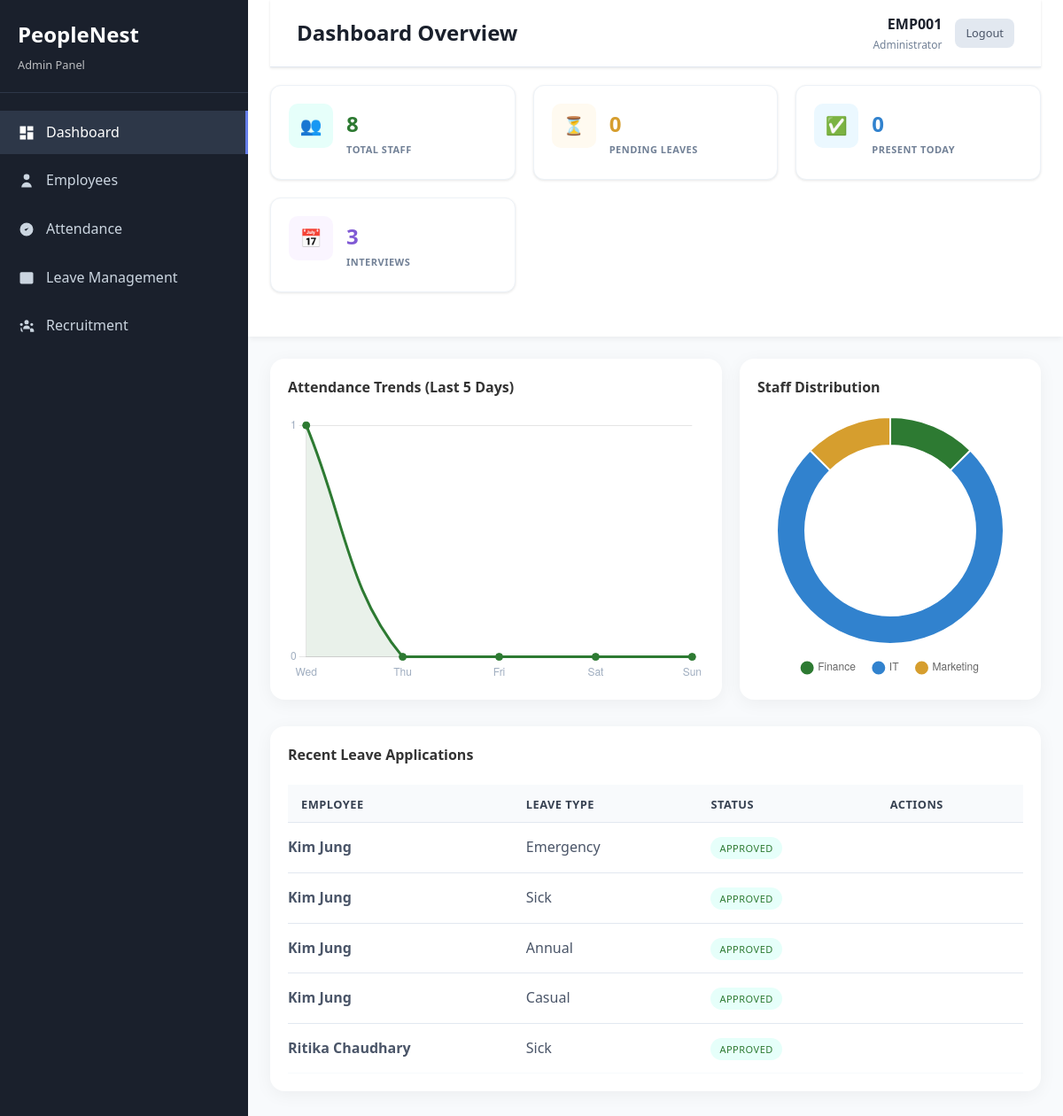
/admin-dashboard.php (signed in), run on the app's committed database.
### tables this page shows
CREATE TABLE `leave_requests` (
  `id` int(11) NOT NULL,
  `employee_id` int(11) NOT NULL,
  `leave_type` enum('sick','casual','annual','maternity','emergency') NOT NULL,
  `start_date` date NOT NULL,
  `end_date` date NOT NULL,
  `days_requested` int(11) NOT NULL,
  `reason` text NOT NULL,
  `status` enum('pending','approved','rejected') DEFAULT 'pending',
  `approved_by` int(11) DEFAULT NULL,
  `approved_at` timestamp NULL DEFAULT NULL,
  `rejection_reason` text DEFAULT NULL,
  `created_at` timestamp NOT NULL DEFAULT current_timestamp(),
  `updated_at` timestamp NOT NULL DEFAULT current_timestamp() ON UPDATE current_timestamp()
);

CREATE TABLE `employees` (
  `id` int(11) NOT NULL,
  `user_id` int(11) DEFAULT NULL,
  `employee_id` varchar(20) NOT NULL,
  `first_name` varchar(50) NOT NULL,
  `last_name` varchar(50) NOT NULL,
  `leave_balance` int(11) DEFAULT 20,
  `email` varchar(100) NOT NULL,
  `phone` varchar(15) DEFAULT NULL,
  `department` varchar(50) NOT NULL,
  `designation` varchar(50) NOT NULL,
  `hire_date` date NOT NULL,
  `salary` decimal(10,2) DEFAULT NULL,
  `status` enum('active','inactive') DEFAULT 'active',
  `created_at` timestamp NOT NULL DEFAULT current_timestamp(),
  `updated_at` timestamp NOT NULL DEFAULT current_timestamp() ON UPDATE current_timestamp(),
  `sick_balance` int(11) DEFAULT 10,
  `casual_balance` int(11) DEFAULT 7,
  `annual_balance` int(11) DEFAULT 15,
  `maternity_balance` int(11) DEFAULT 90,
  `emergency_balance` int(11) DEFAULT 3
);

### admin-dashboard.php (the view, shortened to what this page needs)
<?php
$database = new Database();
$conn = $database->getConnection();
$stats = [];
$stats['total_employees'] = $conn->query("SELECT COUNT(*) FROM employees WHERE status = 'active'")->fetchColumn();
$stats['pending_leaves'] = $conn->query("SELECT COUNT(*) FROM leave_requests WHERE status = 'pending'")->fetchColumn();
$stats['today_present'] = $conn->query("SELECT COUNT(*) FROM attendance WHERE date = CURDATE() AND status = 'present'")->fetchColumn();
$stats['scheduled_interviews'] = $conn->query("SELECT COUNT(*) FROM candidates WHERE status = 'interview_scheduled'")->fetchColumn();
$recent_leaves = $conn->query("SELECT lr.*, e.first_name, e.last_name, e.employee_id FROM leave_requests lr JOIN employees e ON lr.employee_id = e.id ORDER BY lr.created_at DESC LIMIT 5")->fetchAll(PDO::FETCH_ASSOC);
$attendance_counts = [];
$attendance_days = [];
for ($i = 4; $i >= 0; $i--) {
    $date = date('Y-m-d', strtotime("-$i days"));
    $query = "SELECT COUNT(*) as count FROM attendance WHERE date = :date AND status = 'present'";
    $stmt = $conn->prepare($query);
    $stmt->execute(['date' => $date]);
    $attendance_counts[] = (int)$stmt->fetch(PDO::FETCH_ASSOC)['count'];
    $attendance_days[] = date('D', strtotime($date));
}
$query = "SELECT department, COUNT(*) as count FROM employees WHERE status = 'active' GROUP BY department";
$stmt = $conn->prepare($query);
$stmt->execute();
$dept_results = $stmt->fetchAll(PDO::FETCH_ASSOC);
$dept_labels = array_column($dept_results, 'department');
$dept_counts = array_column($dept_results, 'count');
?>
<!DOCTYPE html>
<html lang="en">
<head>
    <link rel="stylesheet" href="assets/css/style.css">
</head>
<body>
    <div class="dashboard-layout">
        <?php include 'includes/admin-sidebar.php'; ?>
        <div class="main-content">
            <div class="sticky-header-part">
                <div class="top-bar" style="display: flex; justify-content: space-between; align-items: center; padding-top: 15px;">
                    <h1 class="page-title" style="margin: 0;">Dashboard Overview</h1>
                    <div class="user-menu" style="display: flex; align-items: center; gap: 15px;">
                        <div class="user-info" style="text-align: right;">
                        <div class="user-name" style="font-weight: bold;"><?php echo htmlspecialchars($_SESSION['full_name'] ?? $_SESSION['emp_id']); ?></div>
                            <div class="user-role" style="font-size: 12px; color: #718096;">Administrator</div>
                        </div>
                        <a href="logout.php" class="btn btn-secondary btn-sm">Logout</a>
                    </div>
                </div>
                <div class="stats-grid">
                    <div class="stat-card">
                        <div class="stat-icon" style="background: var(--pn-light-green); color: var(--pn-green);">👥</div>
                        <div>
                            <div class="stat-number" style="color: var(--pn-green);"><?php echo $stats['total_employees']; ?></div>
                            <div class="stat-label">Total Staff</div>
                        </div>
                    </div>
                    <div class="stat-card">
                        <div class="stat-icon" style="background: var(--pn-light-yellow); color: var(--pn-yellow);">⏳</div>
                        <div>
                            <div class="stat-number" style="color: var(--pn-yellow);"><?php echo $stats['pending_leaves']; ?></div>
                            <div class="stat-label">Pending Leaves</div>
                        </div>
                    </div>
                    <div class="stat-card">
                        <div class="stat-icon" style="background: var(--pn-light-blue); color: var(--pn-blue);">✅</div>
                        <div>
                            <div class="stat-number" style="color: var(--pn-blue);"><?php echo $stats['today_present']; ?></div>
                            <div class="stat-label">Present Today</div>
                        </div>
                    </div>
                    <div class="stat-card">
                        <div class="stat-icon" style="background: var(--pn-light-purple); color: var(--pn-purple);">📅</div>
                        <div>
                            <div class="stat-number" style="color: var(--pn-purple);"><?php echo $stats['scheduled_interviews']; ?></div>
                            <div class="stat-label">Interviews</div>
                        </div>
                    </div>
                </div>
            </div>
            <div class="scrollable-content">
                <div class="analytics-container">
                    <div class="chart-card">
                        <h3 style="margin-top: 0; margin-bottom: 20px; font-size: 16px;">Attendance Trends (Last 5 Days)</h3>
                        <div style="height: 300px;">
                            <canvas id="attendanceChart"></canvas>
                        </div>
                    </div>
                    <div class="chart-card">
                        <h3 style="margin-top: 0; margin-bottom: 20px; font-size: 16px;">Staff Distribution</h3>
                        <div style="height: 300px;">
                            <canvas id="deptChart"></canvas>
                        </div>
                    </div>
                </div>
                <div class="card" style="background: #fff; border-radius: 16px; box-shadow: var(--card-shadow); padding: 20px;">
                    <h3 style="margin-top: 0; margin-bottom: 20px; font-size: 16px;">Recent Leave Applications</h3>
                    <table class="table" style="width: 100%; border-collapse: collapse;">
                        <thead>
                            <tr style="text-align: left; border-bottom: 1px solid #edf2f7; color: #718096; font-size: 12px; text-transform: uppercase;">
                                <th style="padding-bottom: 10px;">Employee</th>
                                <th style="padding-bottom: 10px;">Leave Type</th>
                                <th style="padding-bottom: 10px;">Status</th>
                                <th style="padding-bottom: 10px;">Actions</th>
                            </tr>
                        </thead>
                        <tbody>
                            <?php foreach ($recent_leaves as $leave): ?>
                            <tr style="border-bottom: 1px solid #f7fafc;">
                                <td style="padding: 15px 0;"><strong><?php echo htmlspecialchars($leave['first_name'] . ' ' . $leave['last_name']); ?></strong></td>
                                <td><?php echo ucfirst($leave['leave_type']); ?></td>
                                <td><span class="badge" style="padding: 5px 10px; border-radius: 20px; font-size: 11px; background: <?php echo $leave['status'] === 'pending' ? '#fffaf0' : '#e6fffa'; ?>; color: <?php echo $leave['status'] === 'pending' ? '#d69e2e' : '#2d7a32'; ?>;"><?php echo ucfirst($leave['status']); ?></span></td>
                                <td>
                                </td>
                            </tr>
                            <?php endforeach; ?>
                        </tbody>
                    </table>
                </div>
            </div>
        </div>
    </div>
    <script>
        // Line Chart
        const attCtx = document.getElementById('attendanceChart').getContext('2d');
        new Chart(attCtx, {
            type: 'line',
            data: {
                labels: <?php echo json_encode($attendance_days); ?>,
                datasets: [{
                    label: 'Present',
                    data: <?php echo json_encode($attendance_counts); ?>,
                    borderColor: '#2d7a32',
                    backgroundColor: 'rgba(45, 122, 50, 0.1)',
                    fill: true,
                    tension: 0.4,
                    pointRadius: 4,
                    pointBackgroundColor: '#2d7a32'
                }]
            },
            options: {
                responsive: true, maintainAspectRatio: false,
                plugins: { legend: { display: false } },
                scales: {
                    y: { beginAtZero: true, ticks: { stepSize: 1, color: '#a0aec0' }, grid: { borderDash: [5, 5] } },
                    x: { grid: { display: false }, ticks: { color: '#a0aec0' } }
                }
            }
        });
        // Donut Chart
        const deptCtx = document.getElementById('deptChart').getContext('2d');
        new Chart(deptCtx, {
            type: 'doughnut',
            data: {
                labels: <?php echo json_encode($dept_labels); ?>,
                datasets: [{
                    data: <?php echo json_encode($dept_counts); ?>,
                    backgroundColor: ['#2d7a32', '#3182ce', '#d69e2e', '#805ad5', '#e53e3e', '#38b2ac'],
                    hoverOffset: 10
                }]
            },
            options: {
                responsive: true, maintainAspectRatio: false,
                cutout: '75%',
                plugins: { legend: { position: 'bottom', labels: { usePointStyle: true, padding: 20 } } }
            }
        });
    </script>
</body>
</html>

### includes/admin-sidebar.php (shortened to what this page needs)
<div class="sidebar">
    <div class="sidebar-header">
        <h2>PeopleNest</h2>
        <p>Admin Panel</p>
    </div>
    <nav class="sidebar-nav">
        <div class="nav-item">
            <a href="admin-dashboard.php" class="nav-link <?php echo basename($_SERVER['PHP_SELF']) === 'admin-dashboard.php' ? 'active' : ''; ?>">
                <svg class="nav-icon" viewBox="0 0 24 24">
                    <path d="M3 13h8V3H3v10zm0 8h8v-6H3v6zm10 0h8V11h-8v10zm0-18v6h8V3h-8z"/>
                </svg>
                Dashboard
            </a>
        </div>
        <div class="nav-item">
            <a href="employee-management.php" class="nav-link <?php echo basename($_SERVER['PHP_SELF']) === 'employee-management.php' ? 'active' : ''; ?>">
                <svg class="nav-icon" viewBox="0 0 24 24">
                    <path d="M16 7a4 4 0 11-8 0 4 4 0 018 0zM12 14a7 7 0 00-7 7h14a7 7 0 00-7-7z"/>
                </svg>
                Employees
            </a>
        </div>
        <div class="nav-item">
            <a href="attendance-management.php" class="nav-link <?php echo basename($_SERVER['PHP_SELF']) === 'attendance-management.php' ? 'active' : ''; ?>">
                <svg class="nav-icon" viewBox="0 0 24 24">
                    <path d="M9 12l2 2 4-4m6 2a9 9 0 11-18 0 9 9 0 0118 0z"/>
                </svg>
                Attendance
            </a>
        </div>
        <div class="nav-item">
            <a href="leave-management.php" class="nav-link <?php echo basename($_SERVER['PHP_SELF']) === 'leave-management.php' ? 'active' : ''; ?>">
                <svg class="nav-icon" viewBox="0 0 24 24">
                    <path d="M8 7V3m8 4V3m-9 8h10M5 21h14a2 2 0 002-2V7a2 2 0 00-2-2H5a2 2 0 00-2 2v12a2 2 0 002 2z"/>
                </svg>
                Leave Management
            </a>
        </div>
        <div class="nav-item">
            <a href="recruitment.php" class="nav-link <?php echo basename($_SERVER['PHP_SELF']) === 'recruitment.php' ? 'active' : ''; ?>">
                Recruitment
            </a>
        </div>
    </nav>
</div>

### assets/css/style.css (style rules this page uses)
* { margin: 0; padding: 0; box-sizing: border-box; }
body { font-family: "Segoe UI", Tahoma, Geneva, Verdana, sans-serif; line-height: 1.6; color: #333; background-color: #f8fafc; }
.btn { padding: 12px 24px; border: none; border-radius: 8px; font-size: 16px; font-weight: 500; cursor: pointer; transition: all 0.3s ease; text-decoration: none; display: inline-block; text-align: center; }
.dashboard-layout { display: flex; min-height: 100vh; }
.sidebar { width: 280px; background: #1a202c; color: white; position: fixed; height: 100vh; overflow-y: auto; z-index: 1000; }
.sidebar-header { padding: 20px; border-bottom: 1px solid #2d3748; }
.sidebar-header h2 { font-size: 1.5rem; margin-bottom: 5px; }
.sidebar-header p { font-size: 0.8rem; opacity: 0.7; }
.sidebar-nav { padding: 20px 0; }
.nav-item { margin-bottom: 5px; }
.nav-link { display: flex; align-items: center; padding: 12px 20px; color: #cbd5e0; text-decoration: none; transition: all 0.3s ease; }
.nav-link:hover, .nav-link.active { background-color: #2d3748; color: white; border-right: 3px solid #667eea; }
.nav-icon { width: 20px; height: 20px; margin-right: 12px; fill: currentColor; }
.main-content { flex: 1; margin-left: 280px; background-color: #f8fafc; }
.top-bar { background: white; padding: 15px 30px; border-bottom: 1px solid #e2e8f0; display: flex; justify-content: space-between; align-items: center; box-shadow: 0 1px 3px rgba(0, 0, 0, 0.1); }
.page-title { font-size: 1.5rem; font-weight: 600; color: #1a202c; }
.user-menu { display: flex; align-items: center; gap: 15px; }
.user-info { text-align: right; }
.user-name { font-weight: 500; color: #1a202c; }
.user-role { font-size: 0.8rem; color: #718096; }
.card { background: white; border-radius: 12px; box-shadow: 0 1px 3px rgba(0, 0, 0, 0.1); margin-bottom: 20px; }
.stats-grid { display: grid; grid-template-columns: repeat(auto-fit, minmax(250px, 1fr)); gap: 20px; margin-bottom: 30px; }
.stat-card { background: white; padding: 25px; border-radius: 12px; box-shadow: 0 1px 3px rgba(0, 0, 0, 0.1); border-left: 4px solid #667eea; }
.stat-number { font-size: 2.5rem; font-weight: 700; color: #1a202c; margin-bottom: 5px; }
.stat-label { color: #718096; font-size: 0.9rem; text-transform: uppercase; letter-spacing: 0.5px; }
.stat-icon { width: 48px; height: 48px; border-radius: 12px; display: flex; align-items: center; justify-content: center; margin-bottom: 15px; }
.stat-card { transition: all 0.3s ease; border-left: none; border: 1px solid #e2e8f0; }
.table { width: 100%; border-collapse: collapse; background: white; }
.table th, .table td { padding: 12px 15px; text-align: left; border-bottom: 1px solid #e2e8f0; }
.table th { background-color: #f8fafc; font-weight: 600; color: #374151; text-transform: uppercase; font-size: 0.8rem; letter-spacing: 0.5px; }
.table td { vertical-align: middle; color: #4a5568; }
.table tr:last-child td { border-bottom: none; }
.badge { padding: 4px 12px; border-radius: 20px; font-size: 0.8rem; font-weight: 500; text-transform: uppercase; letter-spacing: 0.5px; }
.btn-secondary { background-color: #e2e8f0; color: #4a5568; }
.btn-sm { padding: 6px 12px; font-size: 0.8rem; }

### data on the page
leave_requests: employee.last_name "Kim Jung", leave_type "Emergency", status "APPROVED"
leave_requests: employee.last_name "Kim Jung", leave_type "Sick", status "APPROVED"
leave_requests: employee.last_name "Kim Jung", leave_type "Annual", status "APPROVED"
leave_requests: employee.last_name "Kim Jung", leave_type "Casual", status "APPROVED"
leave_requests: employee.last_name "Ritika Chaudhary", leave_type "Sick", status "APPROVED"

### other printed values
$_SESSION['full_name'] "EMP001"
$stats['total_employees'] "8"
$stats['pending_leaves'] "0"
$stats['today_present'] "0"
$stats['scheduled_interviews'] "3"
chart data {{ json_encode($attendance_counts) }} [1,0,0,0,0]
chart data {{ json_encode($dept_labels) }} ["Finance","IT","Marketing"]
chart data {{ json_encode($dept_counts) }} [1,6,1]
